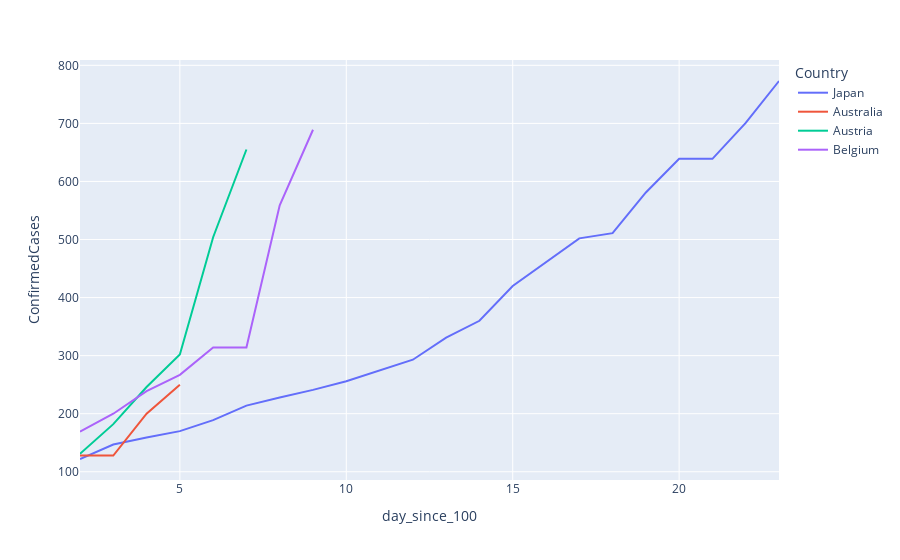

Source (notebook cell):
### Code cell
#Plot it

import plotly.express as px
import matplotlib.pyplot as plt
import matplotlib.ticker as ticker
import matplotlib.animation as animation
from IPython.display import HTML
fig = px.line(melted_confirmed_wpop[melted_confirmed_wpop['day_since_100'] > 1], x="day_since_100", y="ConfirmedCases", color='Country', line_group="Country")
fig.show()

### Figure 1 — Plotly figure (JSON) as saved in the notebook; plotly's stock layout.template omitted (floating-point values rounded to 4 significant figures)
{"data": [{"hoverlabel": {"namelength": 0}, "hovertemplate": "Country=Japan<br>day_since_100=%{x}<br>ConfirmedCases=%{y}", "legendgroup": "Japan", "line": {"color": "#636efa", "dash": "solid"}, "mode": "lines", "name": "Japan", "showlegend": true, "type": "scatter", "x": [2, 3, 4, 5, 6, 7, 8, 9, 10, 11, 12, 13, 14, 15, 16, 17, 18, 19, 20, 21, 22, 23], "xaxis": "x", "y": [122, 147, 159, 170, 189, 214, 228, 241, 256, 274, 293, 331, 360, 420, 461, 502, 511, 581, 639, 639, 701, 773], "yaxis": "y"}, {"hoverlabel": {"namelength": 0}, "hovertemplate": "Country=Australia<br>day_since_100=%{x}<br>ConfirmedCases=%{y}", "legendgroup": "Australia", "line": {"color": "#EF553B", "dash": "solid"}, "mode": "lines", "name": "Australia", "showlegend": true, "type": "scatter", "x": [2, 3, 4, 5], "xaxis": "x", "y": [128, 128, 200, 250], "yaxis": "y"}, {"hoverlabel": {"namelength": 0}, "hovertemplate": "Country=Austria<br>day_since_100=%{x}<br>ConfirmedCases=%{y}", "legendgroup": "Austria", "line": {"color": "#00cc96", "dash": "solid"}, "mode": "lines", "name": "Austria", "showlegend": true, "type": "scatter", "x": [2, 3, 4, 5, 6, 7], "xaxis": "x", "y": [131, 182, 246, 302, 504, 655], "yaxis": "y"}, {"hoverlabel": {"namelength": 0}, "hovertemplate": "Country=Belgium<br>day_since_100=%{x}<br>ConfirmedCases=%{y}", "legendgroup": "Belgium", "line": {"color": "#ab63fa", "dash": "solid"}, "mode": "lines", "name": "Belgium", "showlegend": true, "type": "scatter", "x": [2, 3, 4, 5, 6, 7, 8, 9], "xaxis": "x", "y": [169, 200, 239, 267, 314, 314, 559, 689], "yaxis": "y"}], "layout": {"legend": {"title": {"text": "Country"}, "tracegroupgap": 0}, "margin": {"t": 60}, "xaxis": {"anchor": "y", "domain": [0, 1], "title": {"text": "day_since_100"}}, "yaxis": {"anchor": "x", "domain": [0, 1], "title": {"text": "ConfirmedCases"}}}}
